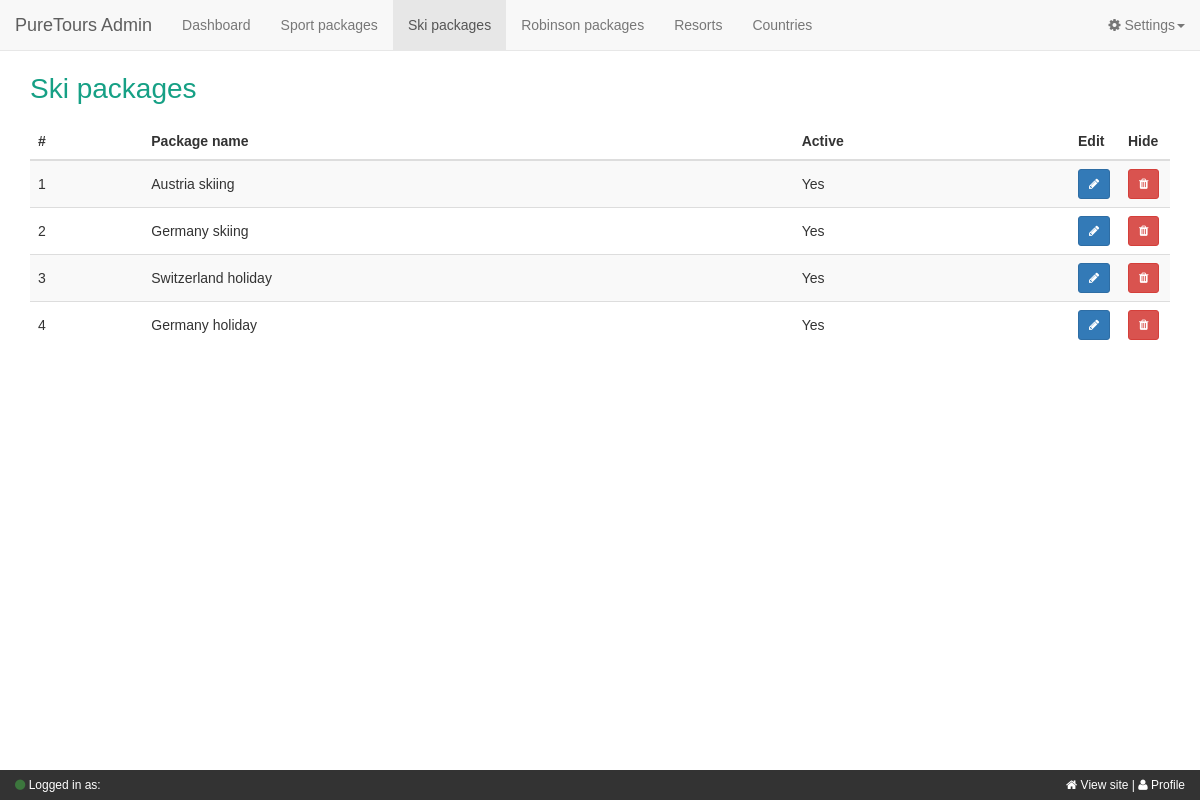
Page /index.php/admin_ski_packages on the committed database.
### tables this page shows
CREATE TABLE `package` (
  `package_id` int(11) unsigned NOT NULL AUTO_INCREMENT,
  `package_name` varchar(80) DEFAULT NULL,
  `package_description` text,
  `package_category_id` int(11) unsigned DEFAULT NULL,
  `active` tinyint(1) DEFAULT '1',
  `date_available` datetime DEFAULT NULL,
  `date_end` datetime DEFAULT NULL,
  `date_created` timestamp NULL DEFAULT CURRENT_TIMESTAMP,
  `date_updated` datetime DEFAULT NULL,
  `tags` varchar(128) DEFAULT NULL,
  `base_price` decimal(12,2) DEFAULT NULL,
  `duration` int(11) DEFAULT NULL,
  `inclusion_id` int(11) unsigned DEFAULT NULL,
  `exclusion_id` int(11) unsigned DEFAULT NULL,
  `banner` varchar(128) DEFAULT NULL,
  PRIMARY KEY (`package_id`)
);

### application/core/MY_Controller.php (called while the page is built, shortened)
<?php defined('BASEPATH') OR exit('No direct script access allowed');
class MY_Controller extends CI_Controller
{
    public function __construct()
    {
        $this->load->library('session');
        $this->load->library('resources');
        $this->load->library('responder');
    }
    protected function layout_cms($layout = 'cms/_layout_main')
    {
        $this->load->view($layout);
    }
}

### application/controllers/Admin_ski_packages.php (called while the page is built, shortened)
<?php defined('BASEPATH') OR exit('No direct script access allowed');
class Admin_ski_packages extends MY_Controller {
    public function index()
    {
        $this->layout_cms();
    }
}

### index.php (called while the page is built, shortened)
<?php
require_once BASEPATH . 'core/CodeIgniter.php';

### application/classes/oPackage.php (called while the page is built, shortened)
<?php
    class oPackage
    {
        public function __construct($package = NULL)
        {
            if ( ! is_null($package))
            {
                $this->package_name = $package->package_name;
            }
        }
    }

### application/core/MY_Model.php (called while the page is built, shortened)
<?php defined('BASEPATH') OR exit('No direct script access allowed');
class MY_Model extends CI_Model
{
    protected function get_query_from_file($path, $query)
    {
        $base_path = APPPATH . "stored_procedures" . DIRECTORY_SEPARATOR;
        try {
            $query = file_get_contents($base_path . $path . DIRECTORY_SEPARATOR . $query);
            $query = str_replace('\n', ' ', $query);
            return $query;
        } catch (Exception $ex) {
            var_dump($ex->getMessage());
        }
        return false;
    }
}

### application/models/Package_m.php (called while the page is built, shortened)
<?php
require_once APPPATH.'classes/oPackage.php';
class Package_m extends MY_Model
{
    public function get_category_packages($category_id, $start = 0, $end = 10)
    {
        $query = $this->get_query_from_file('package', 'get_category_packages.sql');
        $query = str_replace('{$category_id}', $category_id, $query);
        $query = str_replace('{$start}', $start, $query);
        $query = str_replace('{$end}', $end, $query);
        $result = $this->db->query($query);
        $packages = array();
        foreach ($result->result() as $package) {
            $packages[] = new \PT_Classes\oPackage($package);
        }
        return $packages;
    }
}

### application/views/cms/pages/ski_packages/index.php (the view)
<div id="sport-packages">
    <div class="container">
        <div class="row">
            <div class="col-md-12">
                <h1 class="text-ski">Ski packages</h1>
            </div>
        </div>
        <div class="row">
            <div class="col-xs-12">
                <table class="table table-striped">
                    <thead>
                        <tr>
                            <th>#</th>
                            <th>Package name</th>
                            <th>Active</th>
                            <th width="50">Edit</th>
                            <th width="50">Hide</th>
                        </tr>
                    </thead>
                    <tbody>
                    <?php $i = 1; foreach ($this->resources->data['packages'] as $package): ?>
                        <tr>
                            <td><?php echo $i; ?></td>
                            <td><?php echo $package->package_name; ?></td>
                            <td>Yes</td>
                            <td><button class="btn btn-sm btn-primary"><i class="fa fa-pencil"></i></button></td>
                            <td><button class="btn btn-sm btn-danger"><i class="fa fa-trash"></i></button></td>
                        </tr>
                        <?php $i++; endforeach; ?>
                    </tbody>
                </table>
            </div>
        </div>
    </div>
</div>

### application/views/cms/_layout_main.php (shortened to what this page needs)
<!DOCTYPE html>
<html lang="en">
<head>
    <?php foreach ($this->resources->css as $css): ?>
        <link rel="stylesheet" href="<?php echo base_url($css) ?>"/>
    <?php endforeach; ?>
</head>
<body>
<nav class="navbar navbar-default navbar-fixed-top">
    <div class="container-fluid">
        <div class="navbar-header">
            <a class="navbar-brand" href="#">PureTours Admin</a>
        </div>
        <div class="collapse navbar-collapse" id="bs-example-navbar-collapse-1">
            <ul class="nav navbar-nav">
                <li class="dashboard <?php echo $this->resources->data['page_title'] == 'Dashboard' ? 'active': ''; ?>">
                    <a href="<?php echo site_url('admin/dashboard'); ?>">Dashboard</a>
                </li>
                <li class="sport <?php echo $this->resources->data['page_title'] == 'Sport packages' ? 'active': ''; ?>">
                    <a href="<?php echo site_url('admin/sport-packages'); ?>">Sport packages</a>
                </li>
                <li class="ski <?php echo $this->resources->data['page_title'] == 'Ski packages' ? 'active': ''; ?>">
                    <a href="<?php echo site_url('admin/ski-packages'); ?>">Ski packages</a></li>
                <li class="robinson <?php echo $this->resources->data['page_title'] == 'Robinson packages' ? 'active': ''; ?>">
                    <a href="<?php echo site_url('admin/robinson-packages'); ?>">Robinson packages</a></li>
                <li class="resorts <?php echo $this->resources->data['page_title'] == 'Resorts' ? 'active': ''; ?>">
                    <a href="<?php echo site_url('admin/resorts'); ?>">Resorts</a></li>
                <li class="countries <?php echo $this->resources->data['page_title'] == 'Countries' ? 'active': ''; ?>">
                    <a href="<?php echo site_url('admin/countries'); ?>">Countries</a></li>
            </ul>
            <ul class="nav navbar-nav navbar-right">
                <li class="dropdown">
                    <a class="dropdown-toggle" data-toggle="dropdown" href="#">
                        <i class="fa fa-cog"></i> Settings<span class="caret"></span></a>
                </li>
            </ul>
        </div>
    </div>
</nav>
<main>
    <?php foreach ($this->resources->views as $view): ?>
        <?php $this->load->view($view); ?>
    <?php endforeach; ?>
</main>
<div class="admin-status-bar">
    <p class="pull-left">
        <i class="fa fa-circle text-success"></i> Logged in as: <b><?php echo $this->session->userdata('user')['username']; ?></b>
    </p>
    <div class="pull-right">
        <a target="_blank" href="<?php site_url(); ?>"><i class="fa fa-home"></i> View site</a> |
        <a href="#profile"><i class="fa fa-user"></i> Profile</a>
    </div>
</div>
</body>
</html>

### assets/css/global.css (style rules this page uses)
html { font-family: sans-serif; line-height: 1.15; -ms-text-size-adjust: 100%; -webkit-text-size-adjust: 100%; }
body { margin: 0; }
article, aside, details, figcaption, figure, footer, header, main, menu, nav, section, summary { display: block; }
a { background-color: transparent; -webkit-text-decoration-skip: objects; }
h1 { font-size: 2em; margin: 0.67em 0; }
button, input, optgroup, select, textarea { font: inherit; margin: 0; }
button, input { overflow: visible; }
button, select { text-transform: none; }
button, html [type="button"], [type="reset"], [type="submit"] { -webkit-appearance: button; }
* { box-sizing: border-box; }
html, body { font-family: "Avenir", sans-serif; }

### assets/css/global-cms.css (style rules this page uses)
.text-ski { color: #16a085; }
body { padding-top: 55px; margin-bottom: 35px; }
.admin-status-bar { position: fixed; z-index: 10; bottom: 0; left: 0; width: 100%; background: #333; height: 30px; color: #fFF; line-height: 30px; font-size: 12px; padding-left: 15px; padding-right: 15px; }
.admin-status-bar a { color: #FFF; }
.table > tbody > tr > td, .table > tbody > tr > th, .table > tfoot > tr > td, .table > tfoot > tr > th, .table > thead > tr > td, .table > thead > tr > th { vertical-align: middle; }

### rows in the picture
package: package_name "Austria skiing"
package: package_name "Germany skiing"
package: package_name "Switzerland holiday"
package: package_name "Germany holiday"
